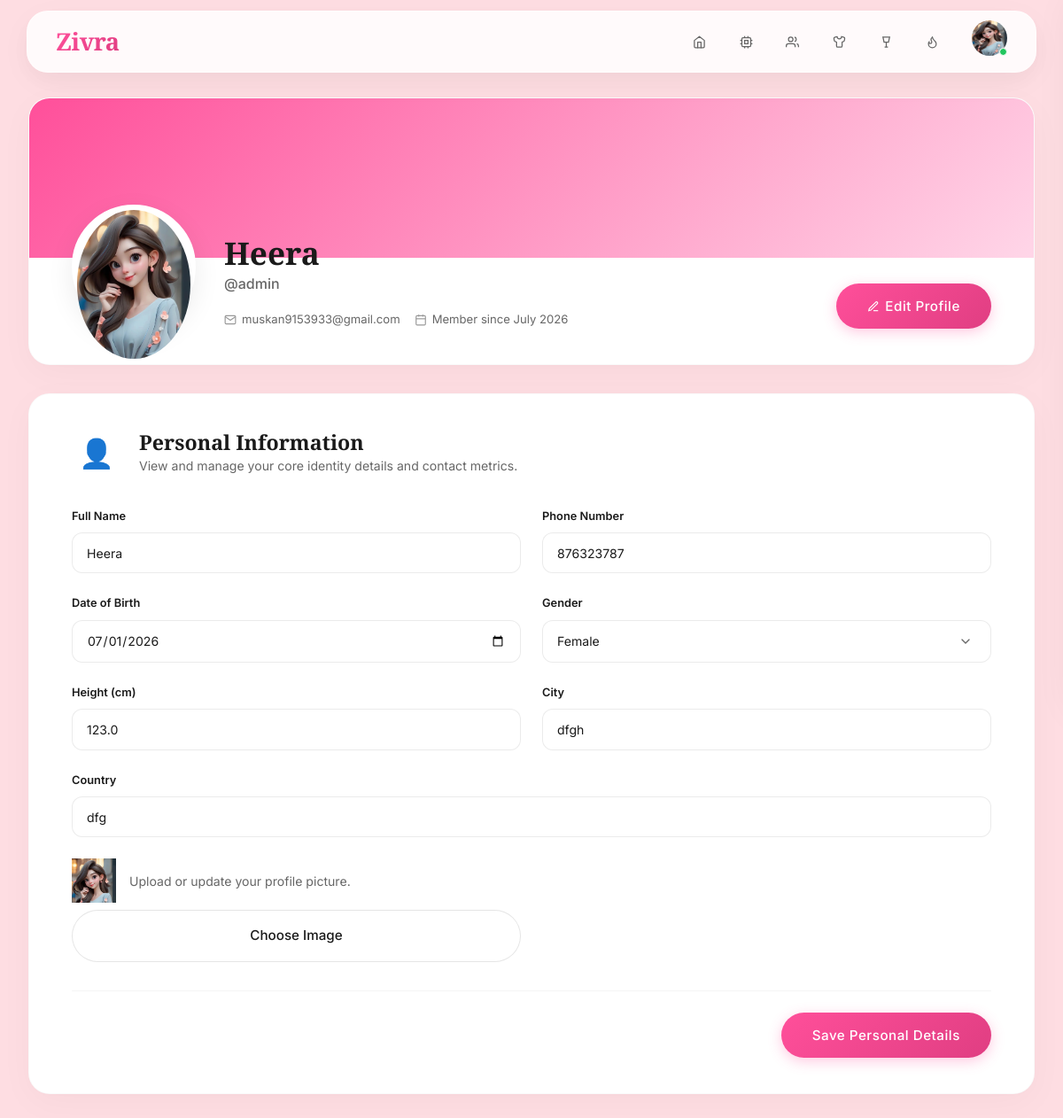
/profile/ (signed in), run on the app's committed database.
### accounts/models.py (models this page shows, shortened)
class UserProfile(models.Model):
    GENDER_CHOICES = [
        ("male", "male"),
        ("female", "female"),
        ("other", "other"),
    ]
    user = models.OneToOneField(User, on_delete=models.CASCADE)
    profile_picture = models.ImageField(
        upload_to="profile_pictures/",
        blank=True,
        null=True
    )
    phone = models.CharField(max_length=15, blank=True)
    dob = models.DateField(blank=True, null=True)
    gender = models.CharField(
        max_length=10,
        choices=GENDER_CHOICES,
        blank=True
    )
    height = models.DecimalField(
        max_digits=4,
        decimal_places=1,
        blank=True,
        null=True
    )
    city = models.CharField(max_length=100, blank=True)
    country = models.CharField(max_length=100, blank=True)
    bio = models.TextField(blank=True)
    created_at = models.DateTimeField(auto_now_add=True)
    updated_at = models.DateTimeField(auto_now=True)

### accounts/views.py (the view, shortened to what this page needs)
# urls.py: path("profile/", views.profile, name="profile"),
@login_required
def profile(request):
    profile, created = UserProfile.objects.get_or_create(
        user=request.user
    )
    context = {
        "profile": profile
    }
    return render(request, "profile.html", context)

### accounts/templates/profile.html (shortened to what this page needs)
{% load static %}
<!DOCTYPE html>
<html lang="en">
<head>
  <link rel="stylesheet" href="{% static 'css/main.css' %}">
  <link rel="stylesheet" href="{% static 'css/profile.css' %}">
</head>
<body>
{% include "header.html" %}
  <div class="profile-page-container">
    <div class="container">
      <section class="profile-header-card card-premium">
        <div class="profile-cover-banner"></div>
        <div class="profile-header-info">
          <div class="profile-avatar-container">
            <div class="profile-img">
    {% if profile.profile_picture %}
        <img class="w-100" src="{{ profile.profile_picture.url }}"
             id="profile-preview"
             class="profile-preview"
             alt="">
    {% else %}
        <img class="w-100" src="{% static 'images/default-profile.png' %}"
             id="profile-preview"
             class="profile-preview"
             alt="Default Profile">
    {% endif %}
</div>
          </div>
          <div class="profile-header-details">
            <div class="profile-name-row">
              <h1 class="profile-user-fullname">{{ request.user.first_name }}</h1>
            </div>
            <p class="profile-user-username">@{{ request.user.username }}</p>
            <div class="profile-metadata-chips">
              <span class="meta-chip">
                <svg width="14" height="14" viewBox="0 0 24 24" fill="none" stroke="currentColor" stroke-width="2"><path d="M4 4h16c1.1 0 2 .9 2 2v12c0 1.1-.9 2-2 2H4c-1.1 0-2-.9-2-2V6c0-1.1.9-2 2-2z"></path><polyline points="22,6 12,13 2,6"></polyline></svg>
                {{ request.user.email }}
              </span>
              <span class="meta-chip">
                <svg width="14" height="14" viewBox="0 0 24 24" fill="none" stroke="currentColor" stroke-width="2"><rect x="3" y="4" width="18" height="18" rx="2" ry="2"></rect><line x1="16" y1="2" x2="16" y2="6"></line><line x1="8" y1="2" x2="8" y2="6"></line><line x1="3" y1="10" x2="21" y2="10"></line></svg>
                Member since {{ request.user.date_joined|date:"F Y" }}
              </span>
            </div>
          </div>
          <div class="profile-header-actions">
            <button class="btn-primary btn-edit-profile" onclick="document.getElementById('personal-info-card').scrollIntoView({behavior: 'smooth'})">
              <svg width="14" height="14" viewBox="0 0 24 24" fill="none" stroke="currentColor" stroke-width="2" style="margin-right: 6px;"><path d="M12 20h9"></path><path d="M16.5 3.5a2.121 2.121 0 0 1 3 3L7 19l-4 1 1-4L16.5 3.5z"></path></svg>
              Edit Profile
            </button>
          </div>
        </div>
      </section>
      <div class="profile-workspace-grid">
        <main class="profile-forms-area">
          <form method="POST" enctype="multipart/form-data" class="profile-forms-flow">
    <div class="form-card card-premium" id="personal-info-card">
        <div class="card-header-with-icon">
            <span class="card-icon-box">👤</span>
            <div class="card-header-text">
                <h2>Personal Information</h2>
                <p>View and manage your core identity details and contact metrics.</p>
            </div>
        </div>
        <div class="form-grid-columns">
            <div class="form-field-group">
                <label for="p-fullname" class="form-input-label">Full Name</label>
                <input
                    type="text"
                    id="p-fullname"
                    name="fullname"
                    class="form-input-field"
                    value="{{ request.user.first_name }}">
            </div>
            <div class="form-field-group">
                <label for="p-phone" class="form-input-label">Phone Number</label>
                <input
                    type="tel"
                    id="p-phone"
                    name="phone"
                    class="form-input-field"
                    value="{{ profile.phone }}">
            </div>
            <div class="form-field-group">
                <label for="p-dob" class="form-input-label">Date of Birth</label>
                <input
                    type="date"
                    id="p-dob"
                    name="dob"
                    class="form-input-field"
                    value="{{ profile.dob|date:'Y-m-d' }}">
            </div>
            <div class="form-field-group">
                <label for="p-gender" class="form-input-label">Gender</label>
                <select
                    id="p-gender"
                    name="gender"
                    class="form-select-field">
                    <option value="Female" {% if profile.gender == "Female" %}selected{% endif %}>Female</option>
                </select>
            </div>
            <div class="form-field-group">
                <label for="p-height" class="form-input-label">Height (cm)</label>
                <input
                    type="number"
                    id="p-height"
                    name="height"
                    class="form-input-field"
                    value="{{ profile.height }}">
            </div>
            <div class="form-field-group">
                <label for="p-city" class="form-input-label">City</label>
                <input
                    type="text"
                    id="p-city"
                    name="city"
                    class="form-input-field"
                    value="{{ profile.city }}">
            </div>
            <div class="form-field-group" style="grid-column: span 2;">
                <label for="p-country" class="form-input-label">Country</label>
                <input
                    type="text"
                    id="p-country"
                    name="country"
                    class="form-input-field"
                    value="{{ profile.country }}">
            </div>
            <div class="form-field-group" id="profile-picture-card">
                <div class="profile-img">
<div class="preview-input-img">
                    {% if profile.profile_picture %}
                        <img src="{{ profile.profile_picture.url }}"
                             id="profile-preview"
                             class="profile-preview input-profile-preview">
                    {% else %}
                        <img src="{% static 'images/default-profile.png' %}"
                             id="profile-preview"
                             class="profile-preview input-profile-preview">
                    {% endif %}
</div>
                    <div class="card-header-text">
                        <p>Upload or update your profile picture.</p>
                    </div>
                </div>
                <div class="profile-picture-section">
                    <div class="profile-picture-actions">
                        <label
                            for="profile-picture"
                            class="btn-secondary btn-cu choose-image-btn">
                            Choose Image
                        </label>
                    </div>
                </div>
            </div>
        </div>
        <div class="card-submit-row">
            <button
                type="submit"
                class="btn-primary">
                Save Personal Details
            </button>
        </div>
    </div>
</form>
        </main>
      </div>
    </div>
  </div>
</body>
</html>

### templates/header.html (shortened to what this page needs)
{% load static %}
<!DOCTYPE html>
<html lang="en">
<head>
  <link rel="stylesheet" href="{% static 'css/main.css' %}">
  <link rel="stylesheet" href="{% static 'css/ai-review.css' %}">
</head>
<body>
  <header class="header-main scrolled glass" id="header-main">
    <div class="container nav-main">
      <a href="{% url 'landing' %}" class="logo-container" aria-label="Zivra Home">
        <span class="logo-text">Zivra</span>
      </a>
      <nav class="nav-links-wrapper">
        <ul class="nav-links-dashboard">
          <li>
            <a href="{% url 'home' %}" class="nav-dash-link {% if request.path == '/home/' %}active{% endif %}">
              <svg class="nav-icon" width="16" height="16" viewBox="0 0 24 24" fill="none" stroke="currentColor" stroke-width="2" stroke-linecap="round" stroke-linejoin="round"><path d="M3 9l9-7 9 7v11a2 2 0 0 1-2 2H5a2 2 0 0 1-2-2z"></path><polyline points="9 22 9 12 15 12 15 22"></polyline></svg>
            </a>
          </li>
          <li>
            <a href="{% url 'ai_review' %}" class="nav-dash-link {% if request.path == '/ai-review/' %}active{% endif %}">
              <svg class="nav-icon" width="16" height="16" viewBox="0 0 24 24" fill="none" stroke="currentColor" stroke-width="2"><rect x="4" y="4" width="16" height="16" rx="2"></rect><rect x="9" y="9" width="6" height="6"></rect><path d="M9 1v3M15 1v3M9 20v3M15 20v3M20 9h3M20 15h3M1 9h3M1 15h3"></path></svg>
            </a>
          </li>
           <li>
            <a href="{% url 'community' %}" class="nav-dash-link {% if request.path == '/community/' %}active{% endif %}">
              <svg class="nav-icon" width="16" height="16" viewBox="0 0 24 24" fill="none" stroke="currentColor" stroke-width="2"><path d="M17 21v-2a4 4 0 0 0-4-4H5a4 4 0 0 0-4 4v2"></path><circle cx="9" cy="7" r="4"></circle><path d="M23 21v-2a4 4 0 0 0-3-3.87"></path><path d="M16 3.13a4 4 0 0 1 0 7.75"></path></svg>
            </a>
          </li>
          <li>
            <a href="{% url 'wardrobe' %}" class="nav-dash-link">
            </a>
          </li>
          <li>
            <a href="{% url 'grooming' %}" class="nav-dash-link">
              <svg class="nav-icon" width="16" height="16" viewBox="0 0 24 24" fill="none" stroke="currentColor" stroke-width="2"><path d="M6 3h12l-2 9H8zM12 12v9M9 21h6"></path></svg>
            </a>
          </li>
          <li>
            <a href="{% url 'contact' %}" class="nav-dash-link">
              <svg class="nav-icon" width="16" height="16" viewBox="0 0 24 24" fill="none" stroke="currentColor" stroke-width="2"><path d="M8.5 14.5A2.5 2.5 0 0 0 11 12c0-1.38-.5-2-1-3-1.072-2.143-.224-4.054 2-6 .5 2.5 2 4.9 4 6.5 2 1.6 3 3.5 3 5.5a7 7 0 1 1-14 0c0-1.153.433-2.294 1-3a2.5 2.5 0 0 0 2.5 2.5z"></path></svg>
            </a>
          </li>
        </ul>
      </nav>
      <div class="nav-actions">
        <div class="nav-profile-container">
          <button class="profile-avatar-btn" id="profile-btn" aria-label="User Menu" aria-expanded="false">
            {% if profile.profile_picture %}
    <img class="w-100 navbar-profile-img" src="{{ profile.profile_picture.url }}">
         <span class="avatar-status-dot"></span>
{% else %}
    <img class="w-100" src="{% static 'images/default-profile.png' %}"
         class="navbar-profile-img">
{% endif %}
          </button>
        </div>
      </div>
    </div>
  </header>
</body>
</html>

### static/css/main.css (style rules this page uses)
:root { --color-primary: #FF4F9A; --color-primary-hover: #E03E82; --color-secondary: #FFD6E8; --color-secondary-light: #FFEBF4; --color-gradient-primary: linear-gradient(135deg, #FF4F9A 0%, #E03E82 100%); --color-gradient-hero-bg: radial-gradient(circle at 70% 30%, #FFEBF4 0%, #FFFFFF 70%); --color-bg-pure: #FFFFFF; --color-bg-soft: #FEDDE2; --color-text-main: #1A1A1A; --color-text-muted: #666666; --color-text-light: #999999; --font-heading: 'Playfair Display', Georgia, serif; --font-body: 'Inter', system-ui, -apple-system, sans-serif; --radius-card: 24px; --radius-pill: 50px; --shadow-soft: 0 10px 40px rgba(0, 0, 0, 0.03), 0 1px 3px rgba(0, 0, 0, 0.01); --shadow-hover: 0 20px 50px rgba(255, 79, 154, 0.1), 0 1px 10px rgba(0, 0, 0, 0.02); --shadow-nav: 0 4px 30px rgba(0, 0, 0, 0.02); --transition-smooth: all 0.4s cubic-bezier(0.16, 1, 0.3, 1); --transition-fast: all 0.2s ease; --max-width: 1200px; }
*, *::before, *::after { box-sizing: border-box; margin: 0; padding: 0; }
html { font-size: 16px; scroll-behavior: smooth; -webkit-font-smoothing: antialiased; -moz-osx-font-smoothing: grayscale; }
body { font-family: var(--font-body); background-color: var(--color-bg-pure); color: var(--color-text-main); line-height: 1.6; overflow-x: hidden; }
h1, h2, h3, h4, h5, h6 { font-family: var(--font-heading); font-weight: 600; line-height: 1.25; }
a { color: inherit; text-decoration: none; transition: var(--transition-fast); }
button, input, select { font-family: inherit; }
.w-100 { width: 100%; }
.container { max-width: var(--max-width); margin: 0 auto; padding: 0 2rem; position: relative; }
.glass { background: rgba(255, 255, 255, 0.75); backdrop-filter: blur(20px); -webkit-backdrop-filter: blur(20px); border: 1px solid rgba(255, 255, 255, 0.4); box-shadow: 1px 1px 50px #888888; }
.card-premium { background: var(--color-bg-pure); border-radius: var(--radius-card); box-shadow: var(--shadow-soft); padding: 2.5rem; transition: var(--transition-smooth); border: 1px solid rgba(0, 0, 0, 0.02); }
.btn-primary { display: inline-flex; align-items: center; justify-content: center; background: var(--color-gradient-primary); color: var(--color-bg-pure); font-weight: 500; padding: 1rem 2.2rem; border-radius: var(--radius-pill); border: none; cursor: pointer; box-shadow: 0 4px 15px rgba(255, 79, 154, 0.3); transition: var(--transition-smooth); font-size: 0.95rem; letter-spacing: 0.5px; }
.btn-secondary { display: inline-flex; align-items: center; justify-content: center; background: var(--color-bg-pure); color: var(--color-text-main); font-weight: 500; padding: 1rem 2.2rem; border-radius: var(--radius-pill); border: 1px solid rgba(0, 0, 0, 0.1); cursor: pointer; transition: var(--transition-smooth); font-size: 0.95rem; }
.header-main { position: fixed; top: 0; width: 100%; z-index: 1000; transition: var(--transition-smooth); }
.header-main.scrolled { box-shadow: var(--shadow-nav); }
.nav-main { display: flex; align-items: center; justify-content: space-between; height: 90px; transition: var(--transition-smooth); }
.header-main.scrolled .nav-main { height: 70px; }
.logo-container { display: flex; align-items: center; gap: 0.5rem; }
.logo-text { font-family: var(--font-heading); font-size: 2rem; font-weight: 700; letter-spacing: -0.5px; background: var(--color-gradient-primary); -webkit-background-clip: text; -webkit-text-fill-color: transparent; }
.nav-actions { display: flex; align-items: center; gap: 1.25rem; }

### data on the page
UserProfile: profile_picture (picture), phone "876323787", dob "07/01/2026", gender "Female", height "123.0", city "dfgh", country "dfg"

### other printed values
{{ request.user.first_name }} "Heera"
{{ request.user.username }} "admin"
{{ request.user.email }} "muskan9153933@gmail.com"
{{ request.user.date_joined|date:"F Y" }} "July 2026"
